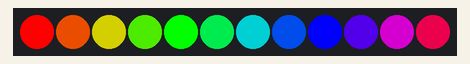
A sketch run on a simulated Arduino Uno, built with avr-gcc and run on an emulated ATmega328P. Parts: 12 RGB LEDs in strip order, left to right. Dim RGB values are drawn brighter than linear.

Above: at 0.15 s.
At 5.4 s:
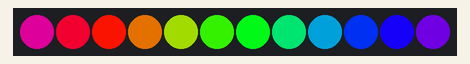
At 12.5 s:
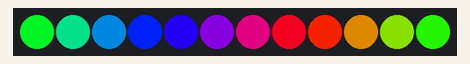
At 15.29 s:
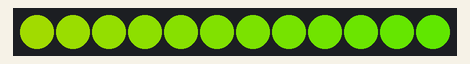
At 18.42 s:
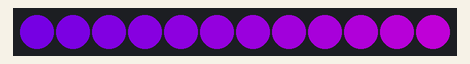
At 24.5 s:
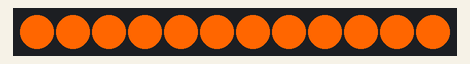

The sketch:

pgm.ino
```cpp
#include <Adafruit_NeoPixel.h>

#define BUTTON_PIN   2    // Digital IO pin connected to the button.  This will be
                          // driven with a pull-up resistor so the switch should
                          // pull the pin to ground momentarily.  On a high -> low
                          // transition the button press logic will execute.

#define PIXEL_PIN    0    // Digital IO pin connected to the NeoPixels.

#define PIXEL_COUNT 12

Adafruit_NeoPixel strip = Adafruit_NeoPixel(PIXEL_COUNT, PIXEL_PIN, NEO_GRB + NEO_KHZ800);

bool oldState = HIGH;
int showType = 0;

void setup() {
  pinMode(BUTTON_PIN, INPUT_PULLUP);
  strip.begin();
  strip.show(); // Initialize all pixels to 'off'
}

void loop() {
  // Start
  rainbowCycle(10);
  rainbow(20);
  delay(5000);
  for(;;){
   candle(10);
  }
}


// Rainbow
void rainbow(uint8_t wait) {
  uint16_t i, j;

  for(j=0; j<256; j++) {
    for(i=0; i<strip.numPixels(); i++) {
      strip.setPixelColor(i, Wheel((i+j) & 255));
    }
    strip.show();
    delay(wait);
  }
}

// Candle
void candle(uint8_t wait) {
  uint16_t i;

  for(i=0; i<256; i++) {
    colorWipe(strip.Color(255, 153, 0), 0);
    colorWipe(strip.Color(255, 136, 0), 0);
    colorWipe(strip.Color(255, 119, 0), 0);
    colorWipe(strip.Color(255, 102, 0), 0);
    delay(wait);
  }
}

// Fill the dots one after the other with a color
void colorWipe(uint32_t c, uint8_t wait) {
  for(uint16_t i=0; i<strip.numPixels(); i++) {
      strip.setPixelColor(i, c);
      strip.show();
      delay(wait);
  }
}

// Slightly different, this makes the rainbow equally distributed throughout
void rainbowCycle(uint8_t wait) {
  uint16_t i, j;

  for(j=0; j<256*5; j++) { // 5 cycles of all colors on wheel
    for(i=0; i< strip.numPixels(); i++) {
      strip.setPixelColor(i, Wheel(((i * 256 / strip.numPixels()) + j) & 255));
    }
    strip.show();
    delay(wait);
  }
}

// Input a value 0 to 255 to get a color value.
// The colours are a transition r - g - b - back to r.
uint32_t Wheel(byte WheelPos) {
  WheelPos = 255 - WheelPos;
  if(WheelPos < 85) {
   return strip.Color(255 - WheelPos * 3, 0, WheelPos * 3);
  } else if(WheelPos < 170) {
    WheelPos -= 85;
   return strip.Color(0, WheelPos * 3, 255 - WheelPos * 3);
  } else {
   WheelPos -= 170;
   return strip.Color(WheelPos * 3, 255 - WheelPos * 3, 0);
  }
}
```
